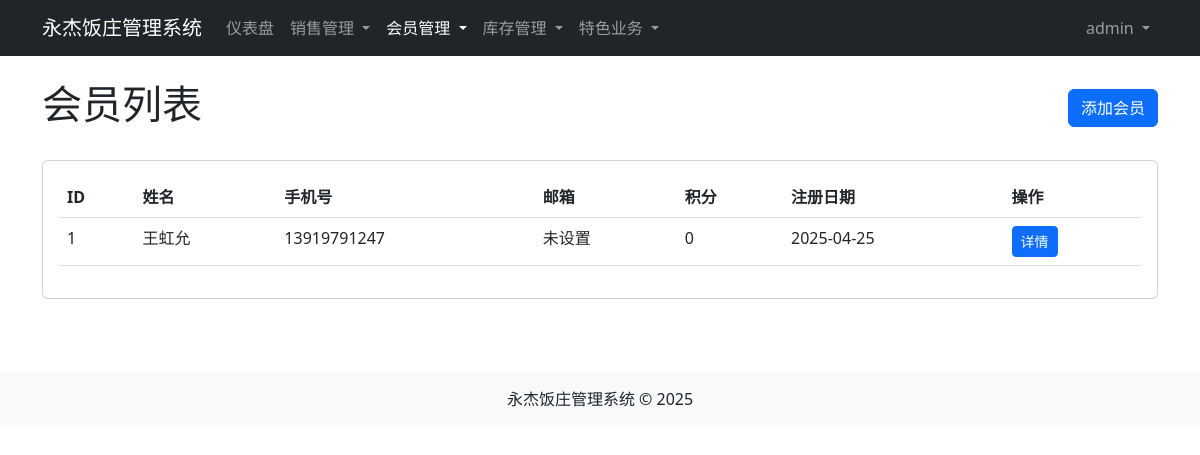
Screenshot of /members (signed in) with the database file from the repository.
### app.py (models this page shows, shortened)
class User(UserMixin, db.Model):
    id = db.Column(db.Integer, primary_key=True)
    username = db.Column(db.String(64), unique=True, nullable=False, index=True)
    password_hash = db.Column(db.String(128), nullable=False)
    email = db.Column(db.String(120), unique=True, nullable=False, index=True)
    phone = db.Column(db.String(20), nullable=True, index=True)
    role = db.Column(db.String(20), nullable=False, index=True)
    created_at = db.Column(db.DateTime, default=datetime.utcnow)

class Member(db.Model):
    id = db.Column(db.Integer, primary_key=True)
    name = db.Column(db.String(64), nullable=False)
    phone = db.Column(db.String(20), unique=True, nullable=False, index=True)
    email = db.Column(db.String(120), nullable=True, index=True)
    points = db.Column(db.Integer, default=0)
    join_date = db.Column(db.DateTime, default=datetime.utcnow)
    last_visit = db.Column(db.DateTime, default=datetime.utcnow)

### app.py (the view)
@app.route('/members')
@login_required
@role_required(['owner', 'waiter'])
def member_list():
    page = request.args.get('page', 1, type=int); per_page = 15; search = request.args.get('search', '')
    query = Member.query
    if search: query = query.filter(db.or_(Member.name.like(f'%{search}%'), Member.phone.like(f'%{search}%')))
    pagination = query.order_by(Member.join_date.desc()).paginate(page=page, per_page=per_page, error_out=False)
    members = pagination.items
    tmpl = os.path.join('templates', 'member_list.html')
    if not os.path.exists(tmpl): create_placeholder_template(tmpl)
    return render_template('member_list.html', members=members, pagination=pagination, search_term=search)

### app.py (called while the page is built)
def role_required(roles):
    def decorator(f):
        @wraps(f)
        def decorated_function(*args, **kwargs):
            if not current_user.is_authenticated:
                 flash('请先登录以访问此页面', 'info'); return redirect(url_for('login', next=request.url))
            if current_user.role not in roles:
                flash('您没有权限访问此页面', 'danger'); return redirect(url_for('dashboard'))
            return f(*args, **kwargs)
        return decorated_function
    return decorator

@login_manager.user_loader
def load_user(user_id): return User.query.get(int(user_id))

@app.context_processor
def inject_now(): # ... (不变)
    return {'now': datetime.utcnow()}

### templates/member_list.html (shortened to what this page needs)
<!DOCTYPE html>
<html lang="zh-CN">
<head>
    <link href="https://cdn.jsdelivr.net/npm/bootstrap@5.2.3/dist/css/bootstrap.min.css" rel="stylesheet">
</head>
<body>
    <nav class="navbar navbar-expand-lg navbar-dark bg-dark">
        <div class="container">
            <a class="navbar-brand" href="{{ url_for('dashboard') }}">永杰饭庄管理系统</a>
            <div class="collapse navbar-collapse" id="navbarNav">
                <ul class="navbar-nav me-auto">
                    <li class="nav-item">
                        <a class="nav-link" href="{{ url_for('dashboard') }}">仪表盘</a>
                    </li>
                    <li class="nav-item dropdown">
                        <a class="nav-link dropdown-toggle" href="#" role="button" data-bs-toggle="dropdown">
                            销售管理
                        </a>
                    </li>
                    <li class="nav-item dropdown">
                        <a class="nav-link dropdown-toggle active" href="#" role="button" data-bs-toggle="dropdown">
                            会员管理
                        </a>
                    </li>
                    <li class="nav-item dropdown">
                        <a class="nav-link dropdown-toggle" href="#" role="button" data-bs-toggle="dropdown">
                            库存管理
                        </a>
                    </li>
                    <li class="nav-item dropdown">
                        <a class="nav-link dropdown-toggle" href="#" role="button" data-bs-toggle="dropdown">
                            特色业务
                        </a>
                    </li>
                </ul>
                <ul class="navbar-nav">
                    <li class="nav-item dropdown">
                        <a class="nav-link dropdown-toggle" href="#" role="button" data-bs-toggle="dropdown">
                            {{ current_user.username }}
                        </a>
                    </li>
                </ul>
            </div>
        </div>
    </nav>
    <div class="container py-4">
        <div class="d-flex justify-content-between align-items-center mb-4">
            <h1>会员列表</h1>
            <a href="{{ url_for('member_add') }}" class="btn btn-primary">添加会员</a>
        </div>
        <div class="card">
            <div class="card-body">
                <div class="table-responsive">
                    <table class="table table-hover">
                        <thead>
                            <tr>
                                <th>ID</th>
                                <th>姓名</th>
                                <th>手机号</th>
                                <th>邮箱</th>
                                <th>积分</th>
                                <th>注册日期</th>
                                <th>操作</th>
                            </tr>
                        </thead>
                        <tbody>
                            {% for member in members %}
                            <tr>
                                <td>{{ member.id }}</td>
                                <td>{{ member.name }}</td>
                                <td>{{ member.phone }}</td>
                                <td>{{ member.email or '未设置' }}</td>
                                <td>{{ member.points }}</td>
                                <td>{{ member.join_date.strftime('%Y-%m-%d') }}</td>
                                <td>
                                    <a href="{{ url_for('member_detail', member_id=member.id) }}" class="btn btn-sm btn-primary">详情</a>
                                </td>
                            </tr>
                            {% else %}
                            <tr>
                                <td colspan="7" class="text-center">暂无会员数据</td>
                            </tr>
                            {% endfor %}
                        </tbody>
                    </table>
                </div>
            </div>
        </div>
    </div>
    <footer class="bg-light text-center py-3 mt-5">
        <div class="container">
            <p class="mb-0">永杰饭庄管理系统 &copy; 2025</p>
        </div>
    </footer>
</body>
</html>

### rows the page displays
User: username "admin"
Member: id "1", name "王虹允", phone "13919791247", email "未设置", points "0", join_date "2025-04-25"
